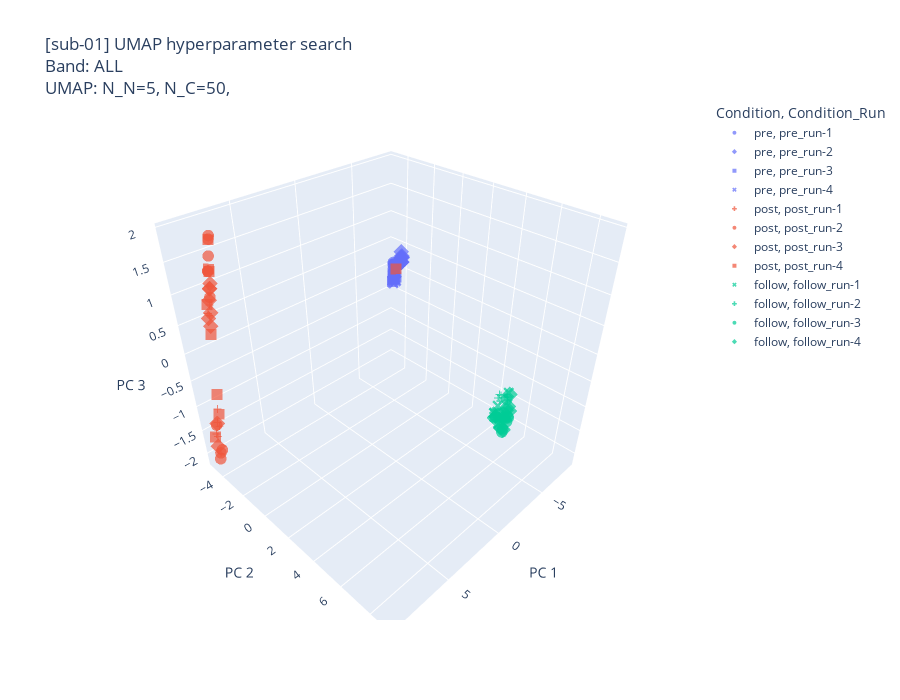
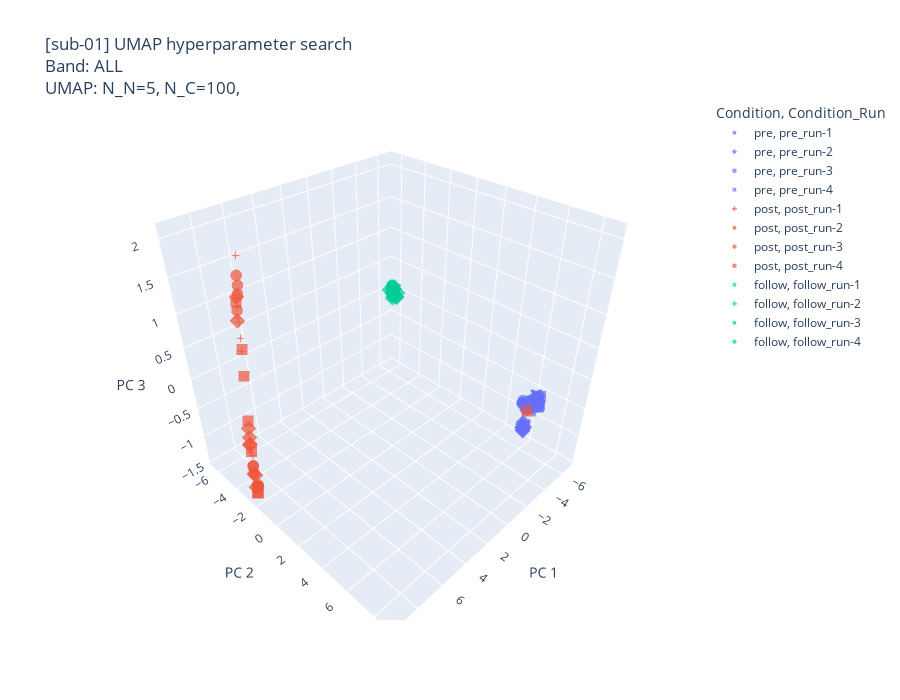
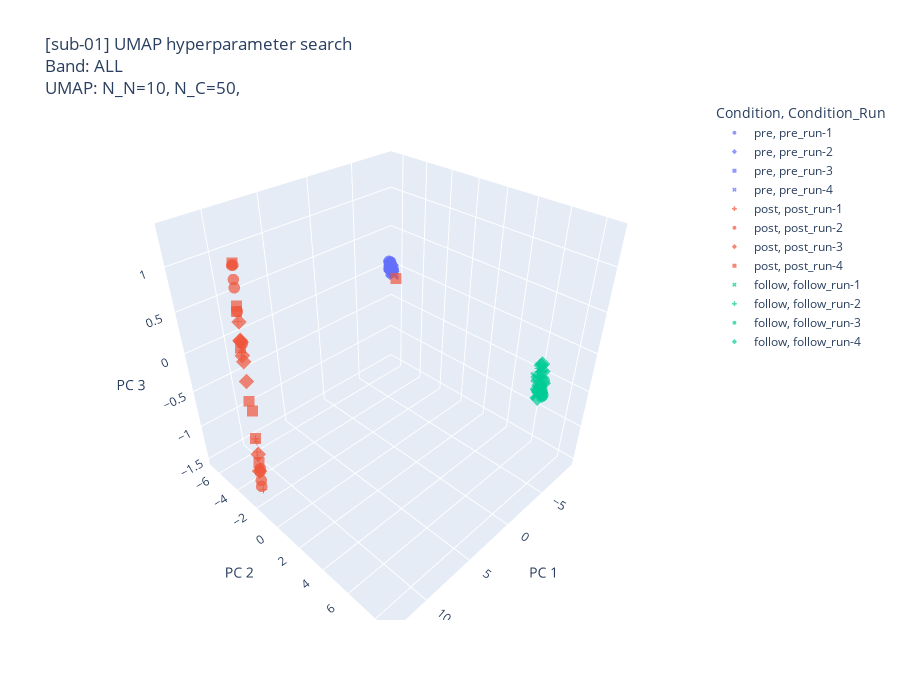
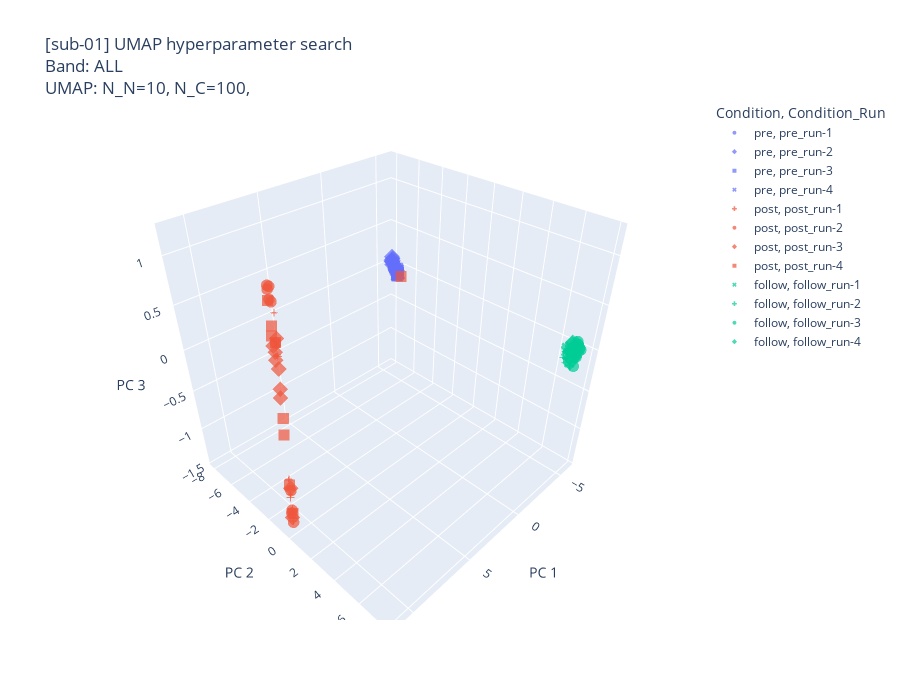

Notebook code cell kept with these figures, in order:
### Code cell
run_hyperparameter_search(
    TARGET_SUBJECT_ID,
    PSD_DATA_DIR,
    CONDITIONS,
    TARGET_FREQ_BAND,
    umap_param_grid,
)
